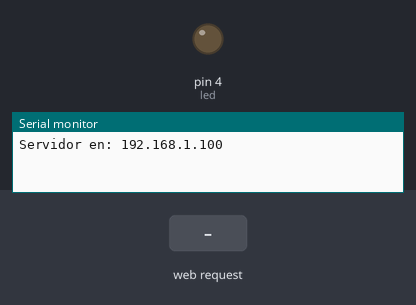
Bench run of a sketch on a simulated Arduino Uno, built for the host (arithmetic inside an expression is 32-bit, double 64-bit). On the bench: output pins drawn as LEDs (lit = HIGH), the last lines printed to the serial monitor. The inputs (shaded band) are chosen by the test bench. WiFi joins after 1.5 s; servers stay silent unless stated.

Above: at 1.2 s.
1.3 s: HTTP request GET /?LED=ON received
At 2.5 s:
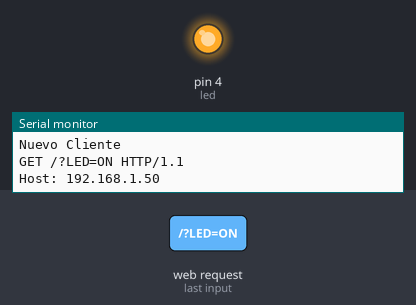
2.8 s: HTTP request GET /?LED=OFF received
At 3.8 s:
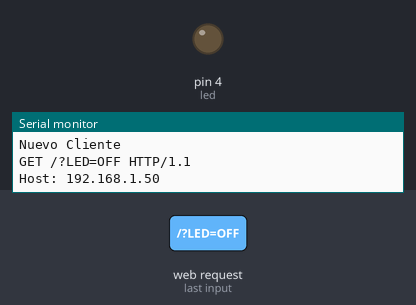
Timing chart, 0 to 5.8 s (numbered marks = the images above; inputs shaded):
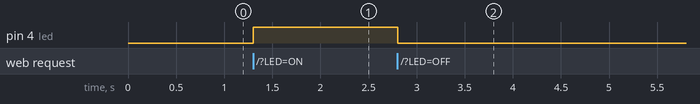

Measured:
- after the input at 1.3 s, pin 4 (led): LOW → HIGH at once
- after the input at 2.8 s, pin 4 (led): HIGH → LOW at once

The sketch:

web_led.ino
```cpp
#include <SPI.h> //Importamos librería comunicación SPI
#include <Ethernet.h> //Importamos librería Ethernet

byte mac[] = { 0xDE, 0xAD, 0xBE, 0xEF, 0xFE, 0xED };//Ponemos la dirección MAC de la Ethernet Shield que está con una etiqueta debajo la placa
IPAddress ip(192,168,1,100); //Asingamos la IP al Arduino
EthernetServer server(80); //Creamos un servidor Web con el puerto 80 que es el puerto HTTP por defecto
int led=4;
String estado="OFF"; //Estado del Led inicialmente "OFF"
char caracter;

void setup(){
  Serial.begin(9600);
  // Inicializamos la comunicación Ethernet y el servidor
  Ethernet.begin(mac, ip);
  server.begin();
  Serial.print("Servidor en: ");
  Serial.println(Ethernet.localIP());
  pinMode(led,OUTPUT);
}


void loop(){
  EthernetClient cliente = server.available(); //Creamos un clientee Web
  //Cuando detecte un clientee a través de una petición HTTP
  if (cliente) {

    Serial.println("Nuevo Cliente");
    boolean espacioenblanco = true; //Una petición HTTP acaba con una lí..nea en blanco
    String cadena=""; //Creamos una cadena de caracteres vacía

    while (cliente.connected()) {
      if (cliente.available()) {

        char c = cliente.read();//Leemos la petición HTTP carácter porcarácter
        Serial.write(c);//Visualizamos la petición HTTP por el Monitor Serial
        cadena.concat(c);//Unimos el String 'cadena' con la petición HTTP (c). De esta manera convertimos la petición HTTP a un String
        //Ya que hemos convertido la petición HTTP a una cadena de caracteres, ahora podremos buscar partes del texto.
        int posicion=cadena.indexOf("LED="); //Guardamos la posición de la instancia "LED=" a la variable 'posicion'

        if(cadena.substring(posicion)=="LED=ON")//Si a la posición'posicion' hay "LED=ON"
        {
          digitalWrite(led,HIGH);
          estado="ON";
        }
        if(cadena.substring(posicion)=="LED=OFF")//Si a la posición'posicion' hay "LED=OFF"
        {
          digitalWrite(led,LOW);
          estado="OFF";
        }
        //Cuando reciba una línea en blanco, quiere decir que la petición HTTP ha acabado y el servidor Web está listo para enviar una respuesta
        if (c == '\n' && espacioenblanco) {
          // Enviamos al clientee una respuesta HTTP
          cliente.println("HTTP/1.1 200 OK");
          cliente.println("Content-Type: text/html");
          cliente.println();
          //Página web en formato HTML
          cliente.println("<html>");
          cliente.println("<head>");
          cliente.println("</head>");
          cliente.println("<body>");
          cliente.println("<h1 align='center'>JLMOTA.MX</h1><h3 align='center'>LED controlado por Servidor Web con Arduino</h3>");
          //Creamos los botones. Para enviar parametres a través de HTML se utiliza el metodo URL encode. Los parámetros se envian a través del símbolo '?'
          cliente.println("<div style='text-align:center;'>");
          cliente.println("<button onClick=location.href='./?LED=ON\'style='margin:auto;background-color: #84B1FF;color: snow;padding: 10px;border: 1px solid #3F7CFF;width:65px;'>");
          cliente.println("ON");
          cliente.println("</button>");
          cliente.println("<button onClick=location.href='./?LED=OFF\'style='margin:auto;background-color: #84B1FF;color: snow;padding:10px;border: 1px solid #3F7CFF;width:65px;'>");
          cliente.println("OFF");
          cliente.println("</button>");
          cliente.println("<br /><br />");
          cliente.println("<b>LED = ");
          cliente.print(estado);
          cliente.println("</b><br />");
          cliente.println("</b></body>");
          cliente.println("</html>");
          break;
        }

        if (c == '\n') {
          espacioenblanco = true;
        }else if (c != '\r') {
          espacioenblanco = false;
        }

      }
    }
    //Dar tiempo al navegador para recibir los datos
    delay(1);
    cliente.stop();// Cierra la conexión
  }
}
```
